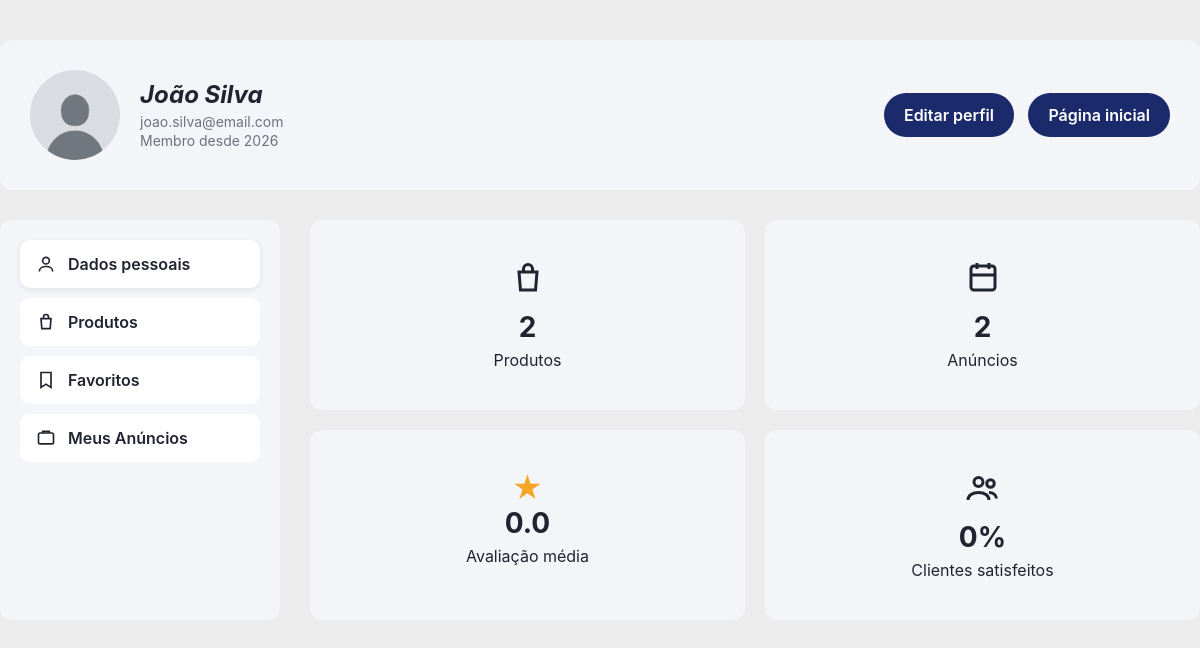
Page /usuarioConta.php (signed in) on the committed database.
### tables this page shows
CREATE TABLE IF NOT EXISTS `usuarios` (
  `idUsuario` INT NOT NULL AUTO_INCREMENT,
  `nomeUsuario` VARCHAR(255) NOT NULL,
  `emailUsuario` VARCHAR(255) NOT NULL,
  `dataNascimentoUsuario` DATE NULL DEFAULT NULL,
  `cpfUsuario` CHAR(14) NULL DEFAULT NULL,
  `usernameUsuario` VARCHAR(255) NOT NULL,
  `senhaUsuario` VARCHAR(255) NOT NULL,
  `dataCriacao` DATETIME NULL DEFAULT CURRENT_TIMESTAMP,
  `municipio_codigo` INT NOT NULL,
  `fotoUsuario` VARCHAR(255) NULL DEFAULT NULL,

  PRIMARY KEY (`idUsuario`),

  UNIQUE INDEX `emailUsuario` (`emailUsuario` ASC),
  UNIQUE INDEX `usernameUsuario` (`usernameUsuario` ASC),
  UNIQUE INDEX `cpfUsuario` (`cpfUsuario` ASC),

  INDEX `fk_usuarios_municipios_idx` (`municipio_codigo` ASC),

  CONSTRAINT `fk_usuarios_municipios`
    FOREIGN KEY (`municipio_codigo`)
    REFERENCES `municipios` (`codigo`)

);

### html/usuarioConta.php (the view, shortened to what this page needs)
<?php
require "funcoes.php";
$id = $_SESSION['id'];
$idUsuario = $_SESSION['idUsuario'];
$sql = "SELECT nomeUsuario, emailUsuario, dataCriacao, fotoUsuario FROM usuarios WHERE idUsuario = ?";
$stmt = $conexao->prepare($sql);
$stmt->bind_param("i", $idUsuario);
$stmt->execute();
$usuario = $stmt->get_result()->fetch_assoc();
$nome = $usuario['nomeUsuario'];
$email = $usuario['emailUsuario'];
$anoCadastro = date("Y", strtotime($usuario['dataCriacao']));
$foto = $usuario['fotoUsuario'];
$sql = "SELECT COUNT(*) as total FROM produtos WHERE usuario_idUsuario = ?";
$stmt = $conexao->prepare($sql);
$stmt->bind_param("i", $idUsuario);
$stmt->execute();
$totalProdutos = $stmt->get_result()->fetch_assoc()['total'];
$totalAnuncios = $totalProdutos;
$sql = "SELECT AVG(a.nota) as media FROM avaliacoes a
        INNER JOIN produtos p ON a.idProduto = p.idProduto
        WHERE p.usuario_idUsuario = ?";
$stmt = $conexao->prepare($sql);
$stmt->bind_param("i", $idUsuario);
$stmt->execute();
$mediaAvaliacao = $stmt->get_result()->fetch_assoc()['media'];
$mediaAvaliacao = $mediaAvaliacao ? number_format($mediaAvaliacao, 1) : "0.0";
$sql = "SELECT
            (SELECT COUNT(*) FROM avaliacoes a INNER JOIN produtos p ON a.idProduto = p.idProduto WHERE p.usuario_idUsuario = ? AND a.nota >= 4) as boas,
            (SELECT COUNT(*) FROM avaliacoes a INNER JOIN produtos p ON a.idProduto = p.idProduto WHERE p.usuario_idUsuario = ?) as total";
$stmt = $conexao->prepare($sql);
$stmt->bind_param("ii", $idUsuario, $idUsuario);
$stmt->execute();
$resultado = $stmt->get_result()->fetch_assoc();
$satisfacao = $resultado['total'] > 0 ? round(($resultado['boas'] / $resultado['total']) * 100) : 0;
?>
<!DOCTYPE html>
<html lang="pt-br">
<head>
</head>
<body>
<div class="container">
    <div class="card-perfil">
        <img src="fotos/<?= htmlspecialchars(basename($foto ?: 'generico.png')) ?>" alt="foto de perfil">
        <div class="info">
            <h2><?= $nome ?></h2>
            <p><?= $email ?></p>
            <p>Membro desde <?= $anoCadastro ?></p>
        </div>
        <div class="botoes">
            <a href="formCadastro.php?id=<?= $id ?>">Editar perfil</a>
            <a href="home.php?id=<?= $id ?>">Página inicial</a>
        </div>
    </div>
    <div class="conteudo">
        <div class="menu-lateral">
            <a href="usuarioConta.php" class="ativo">
                <svg viewBox="0 0 24 24" fill="none" stroke="currentColor" stroke-width="2">
                    <circle cx="12" cy="8" r="4"/>
                    <path d="M4 21c0-4 4-6 8-6s8 2 8 6"/>
                </svg>
                Dados pessoais
            </a>
            <a href="produtos.php">
                <svg viewBox="0 0 24 24" fill="none" stroke="currentColor" stroke-width="2">
                    <path d="M6 8h12l-1 12H7L6 8z"/>
                    <path d="M9 8V6a3 3 0 0 1 6 0v2"/>
                </svg>
                Produtos
            </a>
            <a href="favoritos.php">
                <svg viewBox="0 0 24 24" fill="none" stroke="currentColor" stroke-width="2">
                    <path d="M6 3h12v18l-6-4-6 4V3z"/>
                </svg>
                Favoritos
            </a>
            <a href="#">
                <svg viewBox="0 0 24 24" fill="none" stroke="currentColor" stroke-width="2">
                    <rect x="3" y="6" width="18" height="13" rx="2"/>
                    <path d="M8 6V4h8v2"/>
                </svg>
                Meus Anúncios
            </a>
        </div>
        <div class="estatisticas">
            <div class="box">
                <svg viewBox="0 0 24 24" fill="none" stroke="currentColor" stroke-width="2">
                    <path d="M6 8h12l-1 12H7L6 8z"/>
                    <path d="M9 8V6a3 3 0 0 1 6 0v2"/>
                </svg>
                <div class="numero"><?= $totalProdutos ?></div>
                <div>Produtos</div>
            </div>
            <div class="box">
                <svg viewBox="0 0 24 24" fill="none" stroke="currentColor" stroke-width="2">
                    <rect x="4" y="4" width="16" height="16" rx="2"/>
                    <path d="M8 2v4M16 2v4M4 10h16"/>
                </svg>
                <div class="numero"><?= $totalAnuncios ?></div>
                <div>Anúncios</div>
            </div>
            <div class="box">
                <div class="estrela">★</div>
                <div class="numero"><?= $mediaAvaliacao ?></div>
                <div>Avaliação média</div>
            </div>
            <div class="box">
                <svg viewBox="0 0 24 24" fill="none" stroke="currentColor" stroke-width="2">
                    <circle cx="9" cy="8" r="3"/>
                    <path d="M2 20c0-3 3-5 7-5s7 2 7 5"/>
                    <circle cx="17" cy="9" r="2.5"/>
                    <path d="M16 15c2.5 0 5 1.5 5 4"/>
                </svg>
                <div class="numero"><?= $satisfacao ?>%</div>
                <div>Clientes satisfeitos</div>
            </div>
        </div>
    </div>
</div>
</body>
</html>

### html/usuarioConta.php (style rules this page uses)
:root { --azul-escuro: #1B2A6B; --cinza-borda: #d9dcE3; --cinza-fundo: #f4f5f8; --cinza-texto: #6b7280; }
* { box-sizing: border-box; }
body { margin: 0; background: #ececec; font-family: -apple-system, "Segoe UI", Roboto, Arial, sans-serif; color: #1f2430; }
.container { max-width: 1200px; margin: 40px auto; }
.card-perfil { background: var(--cinza-fundo); border-radius: 12px; padding: 30px; display: flex; align-items: center; margin-bottom: 30px; }
.card-perfil img { width: 90px; height: 90px; border-radius: 50%; object-fit: cover; margin-right: 20px; }
.card-perfil .info { flex: 1; }
.card-perfil h2 { margin: 0 0 4px 0; font-style: italic; }
.card-perfil p { margin: 2px 0; color: var(--cinza-texto); font-size: 14px; }
.card-perfil .botoes a { text-decoration: none; color: #ffffff; padding: 12px 20px; border-radius: 999px; border: none; background: var(--azul-escuro); font-weight: 600; cursor: pointer; margin-left: 10px; transition: background 0.15s ease, transform 0.1s ease; display: inline-block; }
.conteudo { display: flex; gap: 30px; }
.menu-lateral { width: 280px; background: var(--cinza-fundo); border-radius: 12px; padding: 20px; }
.menu-lateral a { display: flex; align-items: center; gap: 12px; padding: 14px 16px; border-radius: 10px; text-decoration: none; color: #1f2430; font-weight: 600; margin-bottom: 10px; background: #fff; }
.menu-lateral a.ativo { background: #fff; box-shadow: 0 2px 6px rgba(0,0,0,0.08); }
.menu-lateral svg { width: 20px; height: 20px; }
.estatisticas { flex: 1; display: grid; grid-template-columns: 1fr 1fr; gap: 20px; }
.estatisticas .box { background: var(--cinza-fundo); border-radius: 12px; padding: 40px; text-align: center; }
.estatisticas .box svg { width: 36px; height: 36px; margin-bottom: 10px; }
.estatisticas .box .numero { font-size: 28px; font-weight: bold; margin-bottom: 6px; }
.estrela { color: #f5a623; font-size: 30px; }

### rows in the picture
usuarios: nomeUsuario "João Silva", emailUsuario "joao.silva@email.com", dataCriacao "2026"

### other values in the picture
$totalProdutos "2"
$totalAnuncios "2"
$mediaAvaliacao "0.0"
$satisfacao "0"
